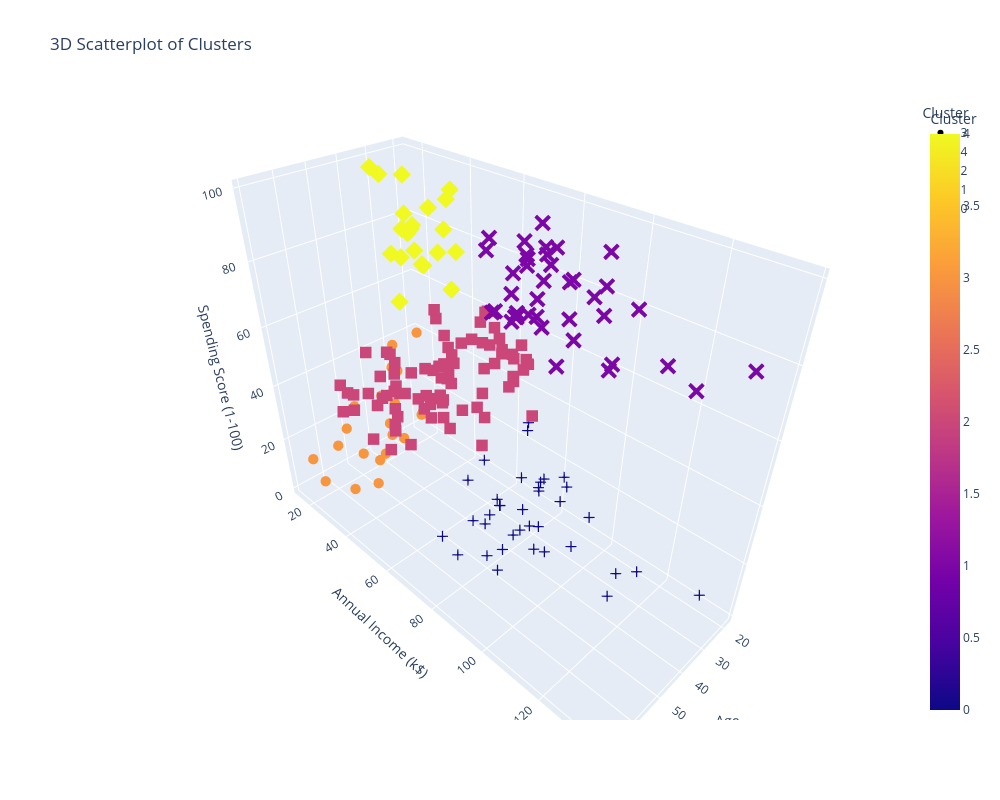

The cell this chart's notebook holds for it:
### Code cell
import plotly.express as px

# Use a valid colorscale for plotly (e.g., 'Viridis', 'Plasma', 'Rainbow' for numeric color)
# For discrete clusters, use 'color_discrete_sequence'
fig = px.scatter_3d(
    data_with_clusters, 
    x='Age', 
    y='Annual Income (k$)', 
    z='Spending Score (1-100)', 
    color='Cluster', 
    symbol='Cluster',
    title='3D Scatterplot of Clusters',
    height=800,
    width=1000,
    color_discrete_sequence=px.colors.qualitative.Set1  # Use Set1 as a discrete qualitative palette
)
fig.update_traces(marker=dict(size=6))
fig.update_layout(
    legend_title_text='Cluster',
    scene = dict(
        xaxis_title='Age',
        yaxis_title='Annual Income (k$)',
        zaxis_title='Spending Score (1-100)'
    )
)
fig.show()

### Figure 1 — Plotly figure (JSON) as saved in the notebook; plotly's stock layout.template omitted (floating-point values rounded to 4 significant figures)
{"data": [{"hovertemplate": "Cluster=%{marker.color}<br>Age=%{x}<br>Annual Income (k$)=%{y}<br>Spending Score (1-100)=%{z}<extra></extra>", "legendgroup": "3", "marker": {"color": [3, 3, 3, 3, 3, 3, 3, 3, 3, 3, 3, 3, 3, 3, 3, 3, 3, 3, 3, 3, 3, 3, 3], "coloraxis": "coloraxis", "size": 6, "symbol": "circle"}, "mode": "markers", "name": "3", "scene": "scene", "showlegend": true, "type": "scatter3d", "x": [19, 20, 31, 35, 64, 67, 58, 37, 35, 52, 35, 46, 54, 45, 40, 60, 53, 49, 42, 36, 65, 48, 49], "y": [15, 16, 17, 18, 19, 19, 20, 20, 21, 23, 24, 25, 28, 28, 29, 30, 33, 33, 34, 37, 38, 39, 39], "z": [39, 6, 40, 6, 3, 14, 15, 13, 35, 29, 35, 5, 14, 32, 31, 4, 4, 14, 17, 26, 35, 36, 28]}, {"hovertemplate": "Cluster=%{marker.color}<br>Age=%{x}<br>Annual Income (k$)=%{y}<br>Spending Score (1-100)=%{z}<extra></extra>", "legendgroup": "4", "marker": {"color": [4, 4, 4, 4, 4, 4, 4, 4, 4, 4, 4, 4, 4, 4, 4, 4, 4, 4, 4, 4, 4, 4], "coloraxis": "coloraxis", "size": 6, "symbol": "diamond"}, "mode": "markers", "name": "4", "scene": "scene", "showlegend": true, "type": "scatter3d", "x": [21, 23, 22, 23, 30, 35, 24, 22, 20, 35, 25, 31, 29, 35, 23, 21, 18, 21, 30, 20, 24, 24], "y": [15, 16, 17, 18, 19, 19, 20, 20, 21, 23, 24, 25, 28, 28, 29, 30, 33, 33, 34, 37, 38, 39], "z": [81, 77, 76, 94, 72, 99, 77, 79, 66, 98, 73, 73, 82, 61, 87, 73, 92, 81, 73, 75, 92, 65]}, {"hovertemplate": "Cluster=%{marker.color}<br>Age=%{x}<br>Annual Income (k$)=%{y}<br>Spending Score (1-100)=%{z}<extra></extra>", "legendgroup": "2", "marker": {"color": [2, 2, 2, 2, 2, 2, 2, 2, 2, 2, 2, 2, 2, 2, 2, 2, 2, 2, 2, 2, 2, 2, 2, 2, 2, 2, 2, 2, 2, 2, 2, 2, 2, 2, 2, 2, 2, 2, 2, 2, 2, 2, 2, 2, 2, 2, 2, 2, 2, 2, 2, 2, 2, 2, 2, 2, 2, 2, 2, 2, 2, 2, 2, 2, 2, 2, 2, 2, 2, 2, 2, 2, 2, 2, 2, 2, 2, 2, 2, 2], "coloraxis": "coloraxis", "size": 6, "symbol": "square"}, "mode": "markers", "name": "2", "scene": "scene", "showlegend": true, "type": "scatter3d", "x": [31, 50, 27, 29, 31, 49, 33, 31, 59, 50, 47, 51, 69, 27, 53, 70, 19, 67, 54, 63, 18, 43, 68, 19, 32, 70, 47, 60, 60, 59, 26, 45, 40, 23, 49, 57, 38, 67, 46, 21, 48, 55, 22, 34, 50, 68, 18, 48, 40, 32, 24, 47, 27, 48, 20, 23, 49, 67, 26, 49, 21, 66, 54, 68, 66, 65, 19, 38, 19, 18, 19, 63, 49, 51, 50, 27, 38, 40, 43, 28], "y": [39, 40, 40, 40, 40, 42, 42, 43, 43, 43, 43, 44, 44, 46, 46, 46, 46, 47, 47, 48, 48, 48, 48, 48, 48, 49, 49, 50, 50, 54, 54, 54, 54, 54, 54, 54, 54, 54, 54, 54, 54, 57, 57, 58, 58, 59, 59, 60, 60, 60, 60, 60, 60, 61, 61, 62, 62, 62, 62, 62, 62, 63, 63, 63, 63, 63, 63, 64, 64, 65, 65, 65, 65, 67, 67, 67, 67, 69, 71, 76], "z": [61, 55, 47, 42, 42, 52, 60, 54, 60, 45, 41, 50, 46, 51, 46, 56, 55, 52, 59, 51, 59, 50, 48, 59, 47, 55, 42, 49, 56, 47, 54, 53, 48, 52, 42, 51, 55, 41, 44, 57, 46, 58, 55, 60, 46, 55, 41, 49, 40, 42, 52, 47, 50, 42, 49, 41, 48, 59, 55, 56, 42, 50, 46, 43, 48, 52, 54, 42, 46, 48, 50, 43, 59, 43, 57, 56, 40, 58, 35, 40]}, {"hovertemplate": "Cluster=%{marker.color}<br>Age=%{x}<br>Annual Income (k$)=%{y}<br>Spending Score (1-100)=%{z}<extra></extra>", "legendgroup": "1", "marker": {"color": [1, 1, 1, 1, 1, 1, 1, 1, 1, 1, 1, 1, 1, 1, 1, 1, 1, 1, 1, 1, 1, 1, 1, 1, 1, 1, 1, 1, 1, 1, 1, 1, 1, 1, 1, 1, 1, 1, 1], "coloraxis": "coloraxis", "size": 6, "symbol": "x"}, "mode": "markers", "name": "1", "scene": "scene", "showlegend": true, "type": "scatter3d", "x": [39, 31, 40, 38, 39, 31, 29, 32, 35, 32, 32, 28, 32, 34, 39, 38, 27, 30, 30, 29, 31, 36, 33, 32, 28, 36, 30, 27, 35, 32, 29, 30, 28, 36, 32, 38, 35, 32, 30], "y": [69, 70, 71, 71, 71, 72, 73, 73, 74, 75, 76, 77, 77, 78, 78, 78, 78, 78, 78, 79, 81, 85, 86, 87, 87, 87, 88, 88, 93, 97, 98, 99, 101, 103, 103, 113, 120, 126, 137], "z": [91, 77, 95, 75, 75, 71, 88, 73, 72, 93, 87, 97, 74, 90, 88, 76, 89, 78, 73, 83, 93, 75, 95, 63, 75, 92, 86, 69, 90, 86, 88, 97, 68, 85, 69, 91, 79, 74, 83]}, {"hovertemplate": "Cluster=%{marker.color}<br>Age=%{x}<br>Annual Income (k$)=%{y}<br>Spending Score (1-100)=%{z}<extra></extra>", "legendgroup": "0", "marker": {"color": [0, 0, 0, 0, 0, 0, 0, 0, 0, 0, 0, 0, 0, 0, 0, 0, 0, 0, 0, 0, 0, 0, 0, 0, 0, 0, 0, 0, 0, 0, 0, 0, 0, 0, 0, 0], "coloraxis": "coloraxis", "size": 6, "symbol": "cross"}, "mode": "markers", "name": "0", "scene": "scene", "showlegend": true, "type": "scatter3d", "x": [23, 59, 47, 25, 20, 44, 19, 57, 25, 48, 34, 43, 44, 47, 37, 34, 56, 19, 50, 42, 36, 40, 36, 52, 58, 59, 37, 46, 41, 54, 41, 34, 33, 47, 45, 32], "y": [70, 71, 71, 72, 73, 73, 74, 75, 77, 77, 78, 78, 78, 78, 78, 78, 79, 81, 85, 86, 87, 87, 87, 88, 88, 93, 97, 98, 99, 101, 103, 103, 113, 120, 126, 137], "z": [29, 11, 9, 34, 5, 7, 10, 5, 12, 36, 22, 17, 20, 16, 1, 1, 35, 5, 26, 20, 27, 13, 10, 13, 15, 14, 32, 15, 39, 24, 17, 23, 8, 16, 28, 18]}], "layout": {"coloraxis": {"colorbar": {"title": {"text": "Cluster"}}, "colorscale": [[0, "#0d0887"], [0.1111, "#46039f"], [0.2222, "#7201a8"], [0.3333, "#9c179e"], [0.4444, "#bd3786"], [0.5556, "#d8576b"], [0.6667, "#ed7953"], [0.7778, "#fb9f3a"], [0.8889, "#fdca26"], [1, "#f0f921"]]}, "height": 800, "legend": {"title": {"text": "Cluster"}, "tracegroupgap": 0}, "scene": {"domain": {"x": [0, 1], "y": [0, 1]}, "xaxis": {"title": {"text": "Age"}}, "yaxis": {"title": {"text": "Annual Income (k$)"}}, "zaxis": {"title": {"text": "Spending Score (1-100)"}}}, "title": {"text": "3D Scatterplot of Clusters"}, "width": 1000}}
